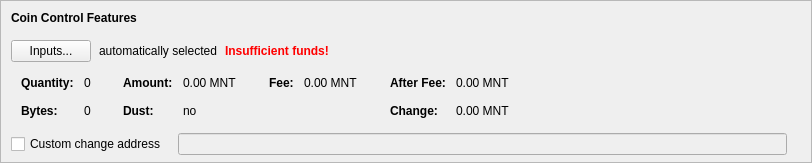
    <widget class="QFrame" name="frameCoinControl">
     <property name="sizePolicy">
      <sizepolicy hsizetype="Expanding" vsizetype="Expanding">
       <horstretch>0</horstretch>
       <verstretch>0</verstretch>
      </sizepolicy>
     </property>
     <property name="maximumSize">
      <size>
       <width>16777215</width>
       <height>16777215</height>
      </size>
     </property>
     <property name="frameShape">
      <enum>QFrame::StyledPanel</enum>
     </property>
     <property name="frameShadow">
      <enum>QFrame::Sunken</enum>
     </property>
     <layout class="QVBoxLayout" name="verticalLayoutCoinControl2">
      <property name="spacing">
       <number>0</number>
      </property>
      <property name="leftMargin">
       <number>0</number>
      </property>
      <property name="topMargin">
       <number>0</number>
      </property>
      <property name="rightMargin">
       <number>0</number>
      </property>
      <property name="bottomMargin">
       <number>6</number>
      </property>
      <item>
       <layout class="QVBoxLayout" name="verticalLayoutCoinControl" stretch="0,0,0,0,1">
        <property name="spacing">
         <number>0</number>
        </property>
        <property name="leftMargin">
         <number>10</number>
        </property>
        <property name="topMargin">
         <number>10</number>
        </property>
        <item>
         <layout class="QHBoxLayout" name="horizontalLayoutCoinControl1">
          <property name="bottomMargin">
           <number>15</number>
          </property>
          <item>
           <widget class="QLabel" name="labelCoinControlFeatures">
            <property name="sizePolicy">
             <sizepolicy hsizetype="Preferred" vsizetype="Maximum">
              <horstretch>0</horstretch>
              <verstretch>0</verstretch>
             </sizepolicy>
            </property>
            <property name="font">
             <font>
              <weight>75</weight>
              <bold>true</bold>
             </font>
            </property>
            <property name="styleSheet">
             <string notr="true">font-weight:bold;</string>
            </property>
            <property name="text">
             <string>Coin Control Features</string>
            </property>
           </widget>
          </item>
         </layout>
        </item>
        <item>
         <layout class="QHBoxLayout" name="horizontalLayoutCoinControl2" stretch="0,0,0,0">
          <property name="spacing">
           <number>8</number>
          </property>
          <property name="bottomMargin">
           <number>10</number>
          </property>
          <item>
           <widget class="QPushButton" name="pushButtonCoinControl">
            <property name="styleSheet">
             <string notr="true"/>
            </property>
            <property name="text">
             <string>Inputs...</string>
            </property>
            <property name="autoDefault">
             <bool>false</bool>
            </property>
           </widget>
          </item>
          <item>
           <widget class="QLabel" name="labelCoinControlAutomaticallySelected">
            <property name="text">
             <string>automatically selected</string>
            </property>
            <property name="margin">
             <number>5</number>
            </property>
           </widget>
          </item>
          <item>
           <widget class="QLabel" name="labelCoinControlInsuffFunds">
            <property name="font">
             <font>
              <weight>75</weight>
              <bold>true</bold>
             </font>
            </property>
            <property name="styleSheet">
             <string notr="true">color:red;font-weight:bold;</string>
            </property>
            <property name="text">
             <string>Insufficient funds!</string>
            </property>
            <property name="margin">
             <number>5</number>
            </property>
           </widget>
          </item>
          <item>
           <spacer name="horizontalSpacerCoinControl">
            <property name="orientation">
             <enum>Qt::Horizontal</enum>
            </property>
            <property name="sizeHint" stdset="0">
             <size>
              <width>40</width>
              <height>1</height>
             </size>
            </property>
           </spacer>
          </item>
         </layout>
        </item>
        <item>
         <widget class="QWidget" name="widgetCoinControl" native="true">
          <property name="sizePolicy">
           <sizepolicy hsizetype="Preferred" vsizetype="Preferred">
            <horstretch>0</horstretch>
            <verstretch>0</verstretch>
           </sizepolicy>
          </property>
          <property name="minimumSize">
           <size>
            <width>0</width>
            <height>0</height>
           </size>
          </property>
          <property name="styleSheet">
           <string notr="true"/>
          </property>
          <layout class="QHBoxLayout" name="horizontalLayoutCoinControl5">
           <property name="leftMargin">
            <number>0</number>
           </property>
           <property name="topMargin">
            <number>0</number>
           </property>
           <property name="rightMargin">
            <number>0</number>
           </property>
           <property name="bottomMargin">
            <number>0</number>
           </property>
           <item>
            <layout class="QHBoxLayout" name="horizontalLayoutCoinControl3" stretch="0,0,0,1">
             <property name="spacing">
              <number>20</number>
             </property>
             <property name="topMargin">
              <number>0</number>
             </property>
             <property name="bottomMargin">
              <number>10</number>
             </property>
             <item>
              <layout class="QFormLayout" name="formLayoutCoinControl1">
               <property name="horizontalSpacing">
                <number>10</number>
               </property>
               <property name="verticalSpacing">
                <number>14</number>
               </property>
               <property name="leftMargin">
                <number>10</number>
               </property>
               <property name="topMargin">
                <number>4</number>
               </property>
               <property name="rightMargin">
                <number>6</number>
               </property>
               <item row="0" column="0">
                <widget class="QLabel" name="labelCoinControlQuantityText">
                 <property name="font">
                  <font>
                   <weight>75</weight>
                   <bold>true</bold>
                  </font>
                 </property>
                 <property name="text">
                  <string>Quantity:</string>
                 </property>
                 <property name="margin">
                  <number>0</number>
                 </property>
                </widget>
               </item>
               <item row="0" column="1">
                <widget class="QLabel" name="labelCoinControlQuantity">
                 <property name="cursor">
                  <cursorShape>IBeamCursor</cursorShape>
                 </property>
                 <property name="contextMenuPolicy">
                  <enum>Qt::ActionsContextMenu</enum>
                 </property>
                 <property name="text">
                  <string notr="true">0</string>
                 </property>
                 <property name="margin">
                  <number>0</number>
                 </property>
                 <property name="textInteractionFlags">
                  <set>Qt::LinksAccessibleByMouse|Qt::TextSelectableByKeyboard|Qt::TextSelectableByMouse</set>
                 </property>
                </widget>
               </item>
               <item row="1" column="0">
                <widget class="QLabel" name="labelCoinControlBytesText">
                 <property name="font">
                  <font>
                   <weight>75</weight>
                   <bold>true</bold>
                  </font>
                 </property>
                 <property name="text">
                  <string>Bytes:</string>
                 </property>
                </widget>
               </item>
               <item row="1" column="1">
                <widget class="QLabel" name="labelCoinControlBytes">
                 <property name="cursor">
                  <cursorShape>IBeamCursor</cursorShape>
                 </property>
                 <property name="contextMenuPolicy">
                  <enum>Qt::ActionsContextMenu</enum>
                 </property>
                 <property name="text">
                  <string notr="true">0</string>
                 </property>
                 <property name="textInteractionFlags">
                  <set>Qt::LinksAccessibleByMouse|Qt::TextSelectableByKeyboard|Qt::TextSelectableByMouse</set>
                 </property>
                </widget>
               </item>
              </layout>
             </item>
             <item>
              <layout class="QFormLayout" name="formLayoutCoinControl2">
               <property name="horizontalSpacing">
                <number>10</number>
               </property>
               <property name="verticalSpacing">
                <number>14</number>
               </property>
               <property name="leftMargin">
                <number>6</number>
               </property>
               <property name="topMargin">
                <number>4</number>
               </property>
               <property name="rightMargin">
                <number>6</number>
               </property>
               <item row="0" column="0">
                <widget class="QLabel" name="labelCoinControlAmountText">
                 <property name="font">
                  <font>
                   <weight>75</weight>
                   <bold>true</bold>
                  </font>
                 </property>
                 <property name="text">
                  <string>Amount:</string>
                 </property>
                 <property name="margin">
                  <number>0</number>
                 </property>
                </widget>
               </item>
               <item row="0" column="1">
                <widget class="QLabel" name="labelCoinControlAmount">
                 <property name="cursor">
                  <cursorShape>IBeamCursor</cursorShape>
                 </property>
                 <property name="contextMenuPolicy">
                  <enum>Qt::ActionsContextMenu</enum>
                 </property>
                 <property name="text">
                  <string notr="true">0.00 MNT</string>
                 </property>
                 <property name="textInteractionFlags">
                  <set>Qt::LinksAccessibleByMouse|Qt::TextSelectableByKeyboard|Qt::TextSelectableByMouse</set>
                 </property>
                </widget>
               </item>
               <item row="1" column="0">
                <widget class="QLabel" name="labelCoinControlLowOutputText">
                 <property name="font">
                  <font>
                   <weight>75</weight>
                   <bold>true</bold>
                  </font>
                 </property>
                 <property name="text">
                  <string>Dust:</string>
                 </property>
                </widget>
               </item>
               <item row="1" column="1">
                <widget class="QLabel" name="labelCoinControlLowOutput">
                 <property name="cursor">
                  <cursorShape>IBeamCursor</cursorShape>
                 </property>
                 <property name="contextMenuPolicy">
                  <enum>Qt::ActionsContextMenu</enum>
                 </property>
                 <property name="text">
                  <string notr="true">no</string>
                 </property>
                 <property name="textInteractionFlags">
                  <set>Qt::LinksAccessibleByMouse|Qt::TextSelectableByKeyboard|Qt::TextSelectableByMouse</set>
                 </property>
                </widget>
               </item>
              </layout>
             </item>
             <item>
              <layout class="QFormLayout" name="formLayoutCoinControl3">
               <property name="horizontalSpacing">
                <number>10</number>
               </property>
               <property name="verticalSpacing">
                <number>14</number>
               </property>
               <property name="leftMargin">
                <number>6</number>
               </property>
               <property name="topMargin">
                <number>4</number>
               </property>
               <property name="rightMargin">
                <number>6</number>
               </property>
               <item row="0" column="0">
                <widget class="QLabel" name="labelCoinControlFeeText">
                 <property name="font">
                  <font>
                   <weight>75</weight>
                   <bold>true</bold>
                  </font>
                 </property>
                 <property name="text">
                  <string>Fee:</string>
                 </property>
                 <property name="margin">
                  <number>0</number>
                 </property>
                </widget>
               </item>
               <item row="0" column="1">
                <widget class="QLabel" name="labelCoinControlFee">
                 <property name="cursor">
                  <cursorShape>IBeamCursor</cursorShape>
                 </property>
                 <property name="contextMenuPolicy">
                  <enum>Qt::ActionsContextMenu</enum>
                 </property>
                 <property name="text">
                  <string notr="true">0.00 MNT</string>
                 </property>
                 <property name="textInteractionFlags">
                  <set>Qt::LinksAccessibleByMouse|Qt::TextSelectableByKeyboard|Qt::TextSelectableByMouse</set>
                 </property>
                </widget>
               </item>
              </layout>
             </item>
             <item>
              <layout class="QFormLayout" name="formLayoutCoinControl4">
               <property name="horizontalSpacing">
                <number>10</number>
               </property>
               <property name="verticalSpacing">
                <number>14</number>
               </property>
               <property name="leftMargin">
                <number>6</number>
               </property>
               <property name="topMargin">
                <number>4</number>
               </property>
               <property name="rightMargin">
                <number>6</number>
               </property>
               <item row="0" column="0">
                <widget class="QLabel" name="labelCoinControlAfterFeeText">
                 <property name="font">
                  <font>
                   <weight>75</weight>
                   <bold>true</bold>
                  </font>
                 </property>
                 <property name="text">
                  <string>After Fee:</string>
                 </property>
                 <property name="margin">
                  <number>0</number>
                 </property>
                </widget>
               </item>
               <item row="0" column="1">
                <widget class="QLabel" name="labelCoinControlAfterFee">
                 <property name="cursor">
                  <cursorShape>IBeamCursor</cursorShape>
                 </property>
                 <property name="contextMenuPolicy">
                  <enum>Qt::ActionsContextMenu</enum>
                 </property>
                 <property name="text">
                  <string notr="true">0.00 MNT</string>
                 </property>
                 <property name="textInteractionFlags">
                  <set>Qt::LinksAccessibleByMouse|Qt::TextSelectableByKeyboard|Qt::TextSelectableByMouse</set>
                 </property>
                </widget>
               </item>
               <item row="1" column="0">
                <widget class="QLabel" name="labelCoinControlChangeText">
                 <property name="font">
                  <font>
                   <weight>75</weight>
                   <bold>true</bold>
                  </font>
                 </property>
                 <property name="text">
                  <string>Change:</string>
                 </property>
                </widget>
               </item>
               <item row="1" column="1">
                <widget class="QLabel" name="labelCoinControlChange">
                 <property name="cursor">
                  <cursorShape>IBeamCursor</cursorShape>
                 </property>
                 <property name="contextMenuPolicy">
                  <enum>Qt::ActionsContextMenu</enum>
                 </property>
                 <property name="text">
                  <string notr="true">0.00 MNT</string>
                 </property>
                 <property name="textInteractionFlags">
                  <set>Qt::LinksAccessibleByMouse|Qt::TextSelectableByKeyboard|Qt::TextSelectableByMouse</set>
                 </property>
                </widget>
               </item>
              </layout>
             </item>
            </layout>
           </item>
          </layout>
         </widget>
        </item>
        <item>
         <layout class="QHBoxLayout" name="horizontalLayoutCoinControl4" stretch="0,0,0">
          <property name="spacing">
           <number>12</number>
          </property>
          <property name="sizeConstraint">
           <enum>QLayout::SetDefaultConstraint</enum>
          </property>
          <property name="topMargin">
           <number>5</number>
          </property>
          <property name="rightMargin">
           <number>5</number>
          </property>
          <item>
           <widget class="QCheckBox" name="checkBoxCoinControlChange">
            <property name="toolTip">
             <string>If this is activated, but the change address is empty or invalid, change will be sent to a newly generated address.</string>
            </property>
            <property name="text">
             <string>Custom change address</string>
            </property>
           </widget>
          </item>
          <item>
           <widget class="QValidatedLineEdit" name="lineEditCoinControlChange">
            <property name="enabled">
             <bool>false</bool>
            </property>
            <property name="sizePolicy">
             <sizepolicy hsizetype="Expanding" vsizetype="Fixed">
              <horstretch>0</horstretch>
              <verstretch>0</verstretch>
             </sizepolicy>
            </property>
           </widget>
          </item>
          <item>
           <widget class="QLabel" name="labelCoinControlChangeLabel">
            <property name="sizePolicy">
             <sizepolicy hsizetype="Preferred" vsizetype="Expanding">
              <horstretch>0</horstretch>
              <verstretch>0</verstretch>
             </sizepolicy>
            </property>
            <property name="minimumSize">
             <size>
              <width>0</width>
              <height>0</height>
             </size>
            </property>
            <property name="text">
             <string/>
            </property>
            <property name="margin">
             <number>3</number>
            </property>
           </widget>
          </item>
         </layout>
        </item>
        <item>
         <spacer name="verticalSpacerCoinControl">
          <property name="orientation">
           <enum>Qt::Vertical</enum>
          </property>
          <property name="sizeHint" stdset="0">
           <size>
            <width>800</width>
            <height>1</height>
           </size>
          </property>
         </spacer>
        </item>
       </layout>
      </item>
     </layout>
    </widget>
